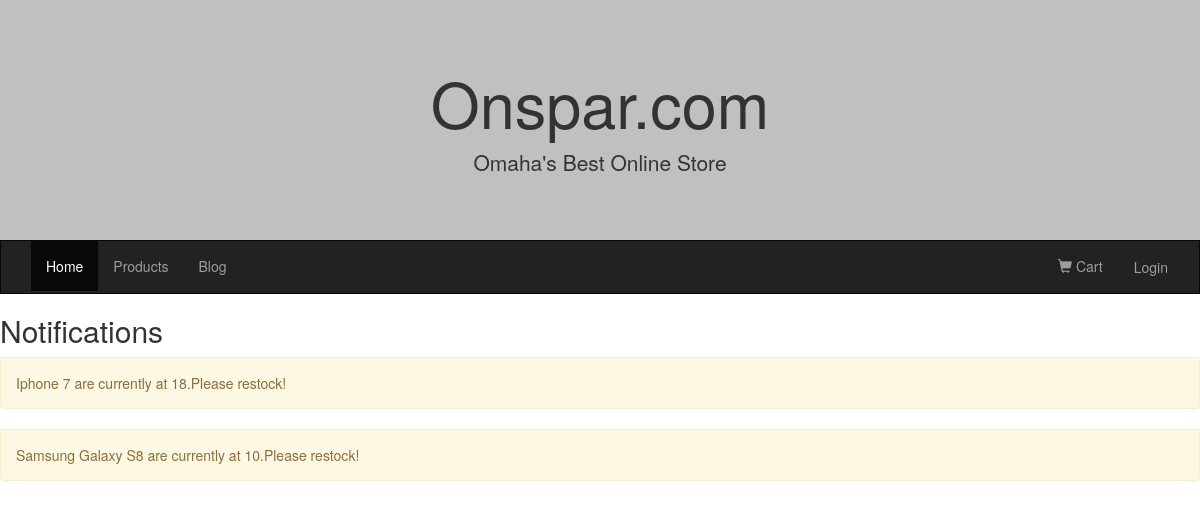
/notifications/, run on the app's committed database.
### shop/models.py (models this page shows, shortened)
class Product(models.Model):
    category = models.ForeignKey(Category,
                                 related_name='products')
    name = models.CharField(max_length=200, db_index=True)
    slug = models.SlugField(max_length=200, db_index=True)
    image = models.CharField(max_length=200, db_index=True)
    description = models.TextField(blank=True)
    price = models.DecimalField(max_digits = 10, decimal_places = 2)
    stock = models.PositiveIntegerField()
    available = models.BooleanField(default=True)
    created = models.DateTimeField(auto_now_add=True)
    updated = models.DateTimeField(auto_now=True)
    class Meta:
        ordering = ('name',)
        index_together = (('id', 'slug'),)

### portfolio/views.py (the view)
# urls.py: url(r'^notifications/$', views.notifications, name='notifications'),
def notifications(request):
    products = Product.objects.all()
    requireRestock = []
    for product in products:
        if (product.stock <= 20):
            requireRestock.append(product)
    return render(request,'portfolio/notifications.html',{'notifications': requireRestock})

### portfolio/templates/portfolio/notifications.html (shortened to what this page needs)
{% extends 'portfolio/base.html' %}
{% block content %}
    <div class="row">
        <h2 style="padding-left: 15Px">Notifications</h2>
    </div>
    <div>
            {% for notification in notifications %}
                {% if notification.stock < 10 %}
                <div class="alert alert-danger" role="alert">
                        {{ notification.name }} are currently at {{ notification.stock }}.Please restock asap!
                </div>
                {% elif notification.stock >= 10 %}
                <div class="alert alert-warning" role="alert">
                        {{ notification.name }} are currently at {{ notification.stock }}.Please restock!
                </div>
                {% endif %}
            {% endfor %}
    </div>
    </body>
    </html>
{% endblock %}

### portfolio/templates/portfolio/base.html (style rules this page uses)
body { background-color: white; }

### data on the page
Product: name "Iphone 7", stock "18"
Product: name "Samsung Galaxy S8", stock "10"
